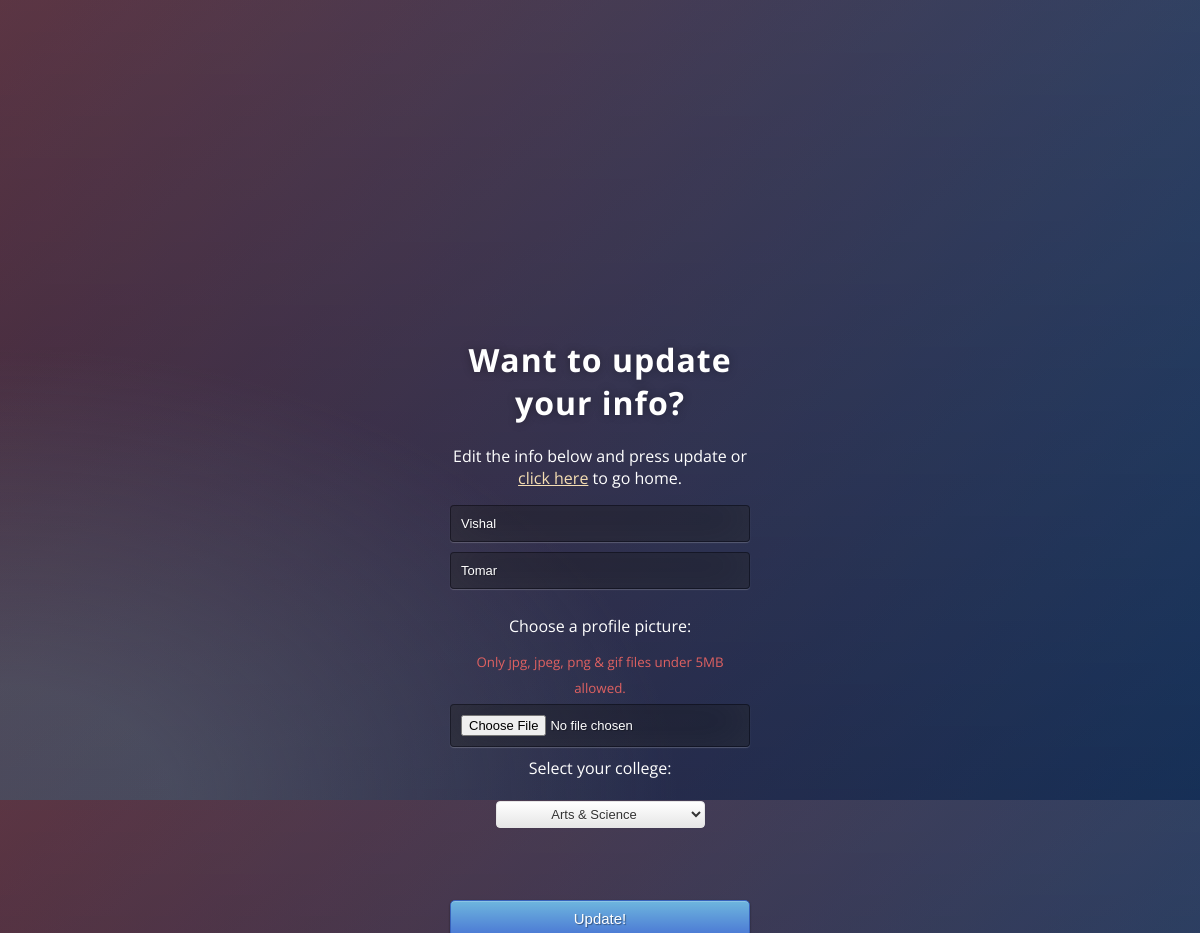
Before: /settings.php (signed in) with the older database file.
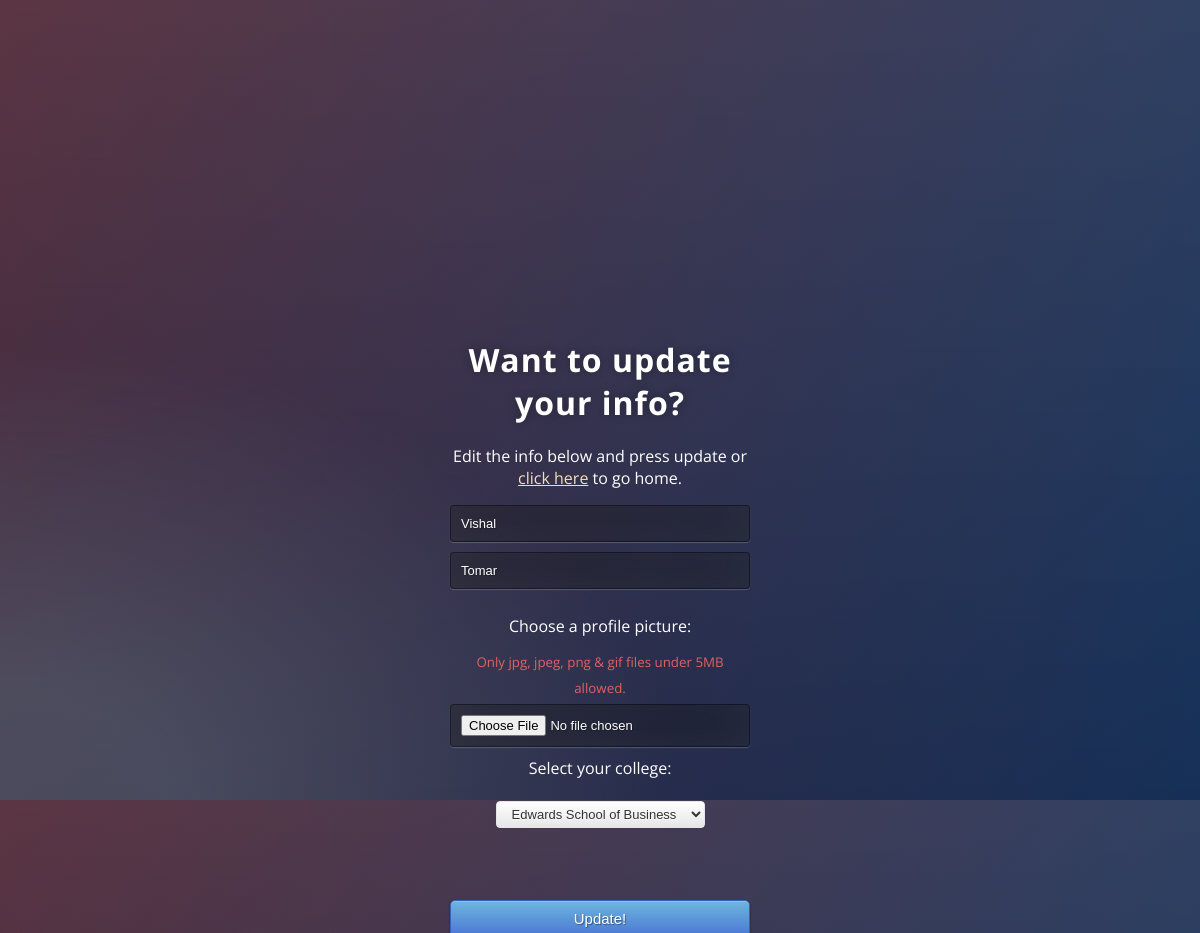
After: the same page with the newer database file.
### tables this page shows
CREATE TABLE `users` (
  `userID` int(254) UNSIGNED NOT NULL,
  `userNSID` varchar(100) NOT NULL,
  `userPassword` varchar(100) NOT NULL,
  `userFirstName` varchar(500) NOT NULL,
  `userLastName` varchar(500) NOT NULL,
  `userCollege` varchar(500) NOT NULL,
  `userImagePath` varchar(1000) NOT NULL,
  `userPoints` int(254) NOT NULL DEFAULT '0',
  `userUpvotes` int(254) NOT NULL DEFAULT '0',
  `userDownvotes` int(254) NOT NULL DEFAULT '0',
  `userActive` tinyint(1) NOT NULL DEFAULT '0',
  `userFollowers` int(11) NOT NULL DEFAULT '0',
  `userFollowing` int(10) UNSIGNED NOT NULL DEFAULT '0'
);

### Login/Controller/userClass.php (called while the page is built, shortened)
<?php
    function getFirstName($nsid){
        $connection = connect();
        $nsid = mysqli_real_escape_string($connection, $nsid);
        $query = "SELECT * ";
        $query .= "FROM `users` ";
        $query .= "WHERE `userNSID` = '$nsid' ";
        $result = mysqli_query($connection, $query);
        if (mysqli_num_rows($result) == 1) {
            while($row = mysqli_fetch_assoc($result)) {
                return $row["userFirstName"];
            }
        } else if(mysqli_num_rows($result) > 1){
            return false;
        } else {
            return false;
        }
    }
    function getLastName($nsid){
        $connection = connect();
        $nsid = mysqli_real_escape_string($connection, $nsid);
        $query = "SELECT * ";
        $query .= "FROM `users` ";
        $query .= "WHERE `userNSID` = '$nsid' ";
        $result = mysqli_query($connection, $query);
        if (mysqli_num_rows($result) == 1) {
            while($row = mysqli_fetch_assoc($result)) {
                return $row["userLastName"];
            }
        } else if(mysqli_num_rows($result) > 1){
            return false;
        } else {
            return false;
        }
    }
    function getCollege($nsid){
        $connection = connect();
        $nsid = mysqli_real_escape_string($connection, $nsid);
        $query = "SELECT * ";
        $query .= "FROM `users` ";
        $query .= "WHERE `userNSID` = '$nsid' ";
        $result = mysqli_query($connection, $query);
        if (mysqli_num_rows($result) == 1) {
            while($row = mysqli_fetch_assoc($result)) {
                return $row["userCollege"];
            }
        } else if(mysqli_num_rows($result) > 1){
            return false;
        } else {
            return false;
        }
    }
?>

### settings.php (the view, shortened to what this page needs)
<?php
    require_once 'Login/Controller/userClass.php';
    require_once 'Post/Controller/postClass.php';
    $NSID = $_SESSION["userNSID"];
    if(getUserActiveStatus($NSID)==1){
        $FirstName = getFirstName($NSID);
        $LastName = getLastName($NSID);
        $College = getCollege($NSID);
    }
else {
        header('Location: index.php');
        exit;
    }
?>
<!DOCTYPE html>
<html >
<head>
  <link rel="stylesheet" href="https://cdnjs.cloudflare.com/ajax/libs/normalize/5.0.0/normalize.min.css">
    <link rel="stylesheet" href="https://cdnjs.cloudflare.com/ajax/libs/font-awesome/4.6.3/css/font-awesome.min.css">
</head>
<body>
  <div class="login">
	<h1>Want to update your info?</h1>
    <p>Edit the info below and press update or <a href="home.php">click here</a> to go home.</p>
    <form method="post" style="text-align:center;" enctype="multipart/form-data">
    	<input type="text" name="FirstName" placeholder="First Name" value="<?php echo $FirstName; ?>" required="required" />
    	<input type="text" name="LastName" placeholder="Last Name" value="<?php echo $LastName; ?>"  required="required" />
        <p>Choose a profile picture:</p>
        <sup style="color:#df6161;">Only jpg, jpeg, png & gif files under 5MB allowed.</sup>
        <input type="file" name="fileToUpload" id="fileToUpload" accept="image/*">
        <div class="form-group">
          <label for="college" name="college">Select your college:</label><br><br>
          <select class="btn btn-mini form-control" name="college" id="college">
            <option><?php echo $College; ?></option>
          </select>
        </div><br>
        <button type="submit" name="submitUserInfo" value="Submit" class="btn btn-primary btn-block btn-large" style="margin-top: 50px; margin-bottom: 50px;">Update!</button>
    </form>
</div>
</body>
</html>

Changed rows visible on the page:
changed users "Vishal": college "Arts & Science" → "Edwards School of Business"
